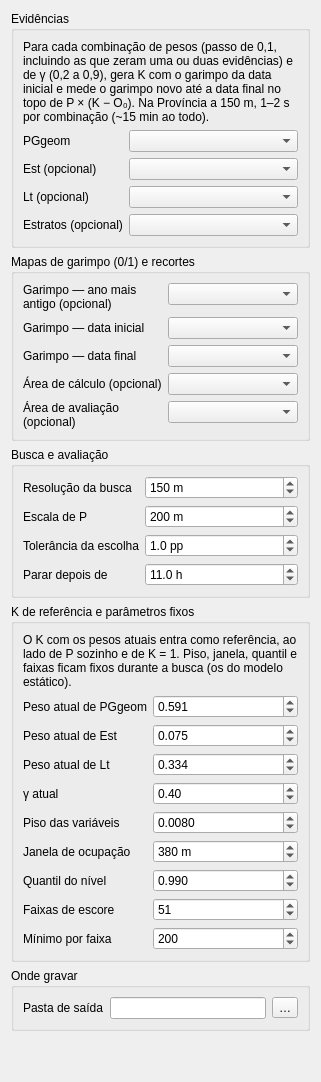
<widget class="QWidget" name="conteudo_abaEstatico">
<layout class="QVBoxLayout" name="layoutv_abaEstatico">
<item>
<widget class="QGroupBox" name="grupoEstEvidencias">
<property name="title"><string>Evidências</string></property>
<layout class="QVBoxLayout" name="layoutv_grupoEstEvidencias">
<item>
<widget class="QLabel" name="nota_grupoEstEvidencias">
<property name="text"><string>Para cada combinação de pesos (passo de 0,1, incluindo as que zeram uma ou duas evidências) e de γ (0,2 a 0,9), gera K com o garimpo da data inicial e mede o garimpo novo até a data final no topo de P × (K − O₀). Na Província a 150 m, 1–2 s por combinação (~15 min ao todo).</string></property>
<property name="wordWrap"><bool>true</bool></property>
</widget>
</item>
<item>
<layout class="QFormLayout" name="form_grupoEstEvidencias">
<property name="fieldGrowthPolicy"><enum>QFormLayout::AllNonFixedFieldsGrow</enum></property>
<item row="0" column="0">
<widget class="QLabel" name="lbl_comboCalPGgeom">
<property name="text"><string>PGgeom</string></property>
<property name="wordWrap"><bool>true</bool></property>
<property name="toolTip"><string>Potencial geológico (a mesma camada do modelo estático).</string></property>
</widget>
</item>
<item row="0" column="1">
<widget class="QComboBox" name="comboCalPGgeom">
<property name="toolTip"><string>Potencial geológico (a mesma camada do modelo estático).</string></property>
</widget>
</item>
<item row="1" column="0">
<widget class="QLabel" name="lbl_comboCalEst">
<property name="text"><string>Est (opcional)</string></property>
<property name="wordWrap"><bool>true</bool></property>
<property name="toolTip"><string>Evidência estrutural.</string></property>
</widget>
</item>
<item row="1" column="1">
<widget class="QComboBox" name="comboCalEst">
<property name="toolTip"><string>Evidência estrutural.</string></property>
</widget>
</item>
<item row="2" column="0">
<widget class="QLabel" name="lbl_comboCalLt">
<property name="text"><string>Lt (opcional)</string></property>
<property name="wordWrap"><bool>true</bool></property>
<property name="toolTip"><string>Evidência litológica.</string></property>
</widget>
</item>
<item row="2" column="1">
<widget class="QComboBox" name="comboCalLt">
<property name="toolTip"><string>Evidência litológica.</string></property>
</widget>
</item>
<item row="3" column="0">
<widget class="QLabel" name="lbl_comboCalAgua">
<property name="text"><string>Estratos (opcional)</string></property>
<property name="wordWrap"><bool>true</bool></property>
<property name="toolTip"><string>Raster &gt; 0 no leito dos rios: o nível de K é estimado à parte em água e em terra, como no modelo estático.</string></property>
</widget>
</item>
<item row="3" column="1">
<widget class="QComboBox" name="comboCalAgua">
<property name="toolTip"><string>Raster &gt; 0 no leito dos rios: o nível de K é estimado à parte em água e em terra, como no modelo estático.</string></property>
</widget>
</item>
</layout>
</item>
</layout>
</widget>
</item>
<item>
<widget class="QGroupBox" name="grupoEstGarimpo">
<property name="title"><string>Mapas de garimpo (0/1) e recortes</string></property>
<layout class="QVBoxLayout" name="layoutv_grupoEstGarimpo">
<item>
<layout class="QFormLayout" name="form_grupoEstGarimpo">
<property name="fieldGrowthPolicy"><enum>QFormLayout::AllNonFixedFieldsGrow</enum></property>
<item row="0" column="0">
<widget class="QLabel" name="lbl_comboEstMuAntigo">
<property name="text"><string>Garimpo — ano mais antigo (opcional)</string></property>
<property name="wordWrap"><bool>true</bool></property>
<property name="toolTip"><string>Define os pixels maduros (exposição longa) do nível. Deve ser anterior à data inicial. Mapa anual como vem (ex.: MapBiomas, só a classe de garimpo): 1 = garimpo, 0 = não, sem suavizar.</string></property>
</widget>
</item>
<item row="0" column="1">
<widget class="QComboBox" name="comboEstMuAntigo">
<property name="toolTip"><string>Define os pixels maduros (exposição longa) do nível. Deve ser anterior à data inicial. Mapa anual como vem (ex.: MapBiomas, só a classe de garimpo): 1 = garimpo, 0 = não, sem suavizar.</string></property>
</widget>
</item>
<item row="1" column="0">
<widget class="QLabel" name="lbl_comboEstMuInicial">
<property name="text"><string>Garimpo — data inicial</string></property>
<property name="wordWrap"><bool>true</bool></property>
<property name="toolTip"><string>O K de cada combinação usa só este mapa (e o mais antigo). Mapa anual como vem (ex.: MapBiomas, só a classe de garimpo): 1 = garimpo, 0 = não, sem suavizar.</string></property>
</widget>
</item>
<item row="1" column="1">
<widget class="QComboBox" name="comboEstMuInicial">
<property name="toolTip"><string>O K de cada combinação usa só este mapa (e o mais antigo). Mapa anual como vem (ex.: MapBiomas, só a classe de garimpo): 1 = garimpo, 0 = não, sem suavizar.</string></property>
</widget>
</item>
<item row="2" column="0">
<widget class="QLabel" name="lbl_comboEstMuFinal">
<property name="text"><string>Garimpo — data final</string></property>
<property name="wordWrap"><bool>true</bool></property>
<property name="toolTip"><string>Só avalia: o garimpo novo entre as duas datas. Mapa anual como vem (ex.: MapBiomas, só a classe de garimpo): 1 = garimpo, 0 = não, sem suavizar.</string></property>
</widget>
</item>
<item row="2" column="1">
<widget class="QComboBox" name="comboEstMuFinal">
<property name="toolTip"><string>Só avalia: o garimpo novo entre as duas datas. Mapa anual como vem (ex.: MapBiomas, só a classe de garimpo): 1 = garimpo, 0 = não, sem suavizar.</string></property>
</widget>
</item>
<item row="3" column="0">
<widget class="QLabel" name="lbl_comboEstMascara">
<property name="text"><string>Área de cálculo (opcional)</string></property>
<property name="wordWrap"><bool>true</bool></property>
<property name="toolTip"><string>Onde K é gerado (ex.: a Província). Valores &gt; 0.</string></property>
</widget>
</item>
<item row="3" column="1">
<widget class="QComboBox" name="comboEstMascara">
<property name="toolTip"><string>Onde K é gerado (ex.: a Província). Valores &gt; 0.</string></property>
</widget>
</item>
<item row="4" column="0">
<widget class="QLabel" name="lbl_comboEstAvaliacao">
<property name="text"><string>Área de avaliação (opcional)</string></property>
<property name="wordWrap"><bool>true</bool></property>
<property name="toolTip"><string>Onde as métricas são medidas (ex.: a APA). Vazio usa a área de cálculo.</string></property>
</widget>
</item>
<item row="4" column="1">
<widget class="QComboBox" name="comboEstAvaliacao">
<property name="toolTip"><string>Onde as métricas são medidas (ex.: a APA). Vazio usa a área de cálculo.</string></property>
</widget>
</item>
</layout>
</item>
</layout>
</widget>
</item>
<item>
<widget class="QGroupBox" name="grupoEstBusca">
<property name="title"><string>Busca e avaliação</string></property>
<layout class="QVBoxLayout" name="layoutv_grupoEstBusca">
<item>
<layout class="QFormLayout" name="form_grupoEstBusca">
<property name="fieldGrowthPolicy"><enum>QFormLayout::AllNonFixedFieldsGrow</enum></property>
<item row="0" column="0">
<widget class="QLabel" name="lbl_spinEstResolucao">
<property name="text"><string>Resolução da busca</string></property>
<property name="wordWrap"><bool>true</bool></property>
<property name="toolTip"><string>A busca roda numa grade grossa; o K definitivo se gera depois, na resolução final, pelo modelo estático.</string></property>
</widget>
</item>
<item row="0" column="1">
<widget class="QDoubleSpinBox" name="spinEstResolucao">
<property name="toolTip"><string>A busca roda numa grade grossa; o K definitivo se gera depois, na resolução final, pelo modelo estático.</string></property>
<property name="decimals"><number>0</number></property>
<property name="minimum"><double>10.0</double></property>
<property name="maximum"><double>5000.0</double></property>
<property name="singleStep"><double>10.0</double></property>
<property name="value"><double>150.0</double></property>
<property name="suffix"><string> m</string></property>
</widget>
</item>
<item row="1" column="0">
<widget class="QLabel" name="lbl_spinEstEscalaP">
<property name="text"><string>Escala de P</string></property>
<property name="wordWrap"><bool>true</bool></property>
<property name="toolTip"><string>Núcleo da proximidade ao garimpo da data inicial (a do experimento K).</string></property>
</widget>
</item>
<item row="1" column="1">
<widget class="QDoubleSpinBox" name="spinEstEscalaP">
<property name="toolTip"><string>Núcleo da proximidade ao garimpo da data inicial (a do experimento K).</string></property>
<property name="decimals"><number>0</number></property>
<property name="minimum"><double>10.0</double></property>
<property name="maximum"><double>5000.0</double></property>
<property name="singleStep"><double>50.0</double></property>
<property name="value"><double>200.0</double></property>
<property name="suffix"><string> m</string></property>
</widget>
</item>
<item row="2" column="0">
<widget class="QLabel" name="lbl_spinEstTolerancia">
<property name="text"><string>Tolerância da escolha</string></property>
<property name="wordWrap"><bool>true</bool></property>
<property name="toolTip"><string>Entre as combinações a menos disto da melhor captura nos 5%, sugere a de menos evidências.</string></property>
</widget>
</item>
<item row="2" column="1">
<widget class="QDoubleSpinBox" name="spinEstTolerancia">
<property name="toolTip"><string>Entre as combinações a menos disto da melhor captura nos 5%, sugere a de menos evidências.</string></property>
<property name="decimals"><number>1</number></property>
<property name="minimum"><double>0.0</double></property>
<property name="maximum"><double>20.0</double></property>
<property name="singleStep"><double>0.5</double></property>
<property name="value"><double>1.0</double></property>
<property name="suffix"><string> pp</string></property>
</widget>
</item>
<item row="3" column="0">
<widget class="QLabel" name="lbl_spinEstHoras">
<property name="text"><string>Parar depois de</string></property>
<property name="wordWrap"><bool>true</bool></property>
<property name="toolTip"><string>Limite de tempo; rodar de novo retoma de onde parou.</string></property>
</widget>
</item>
<item row="3" column="1">
<widget class="QDoubleSpinBox" name="spinEstHoras">
<property name="toolTip"><string>Limite de tempo; rodar de novo retoma de onde parou.</string></property>
<property name="decimals"><number>1</number></property>
<property name="minimum"><double>0.1</double></property>
<property name="maximum"><double>200.0</double></property>
<property name="singleStep"><double>1.0</double></property>
<property name="value"><double>11.0</double></property>
<property name="suffix"><string> h</string></property>
</widget>
</item>
</layout>
</item>
</layout>
</widget>
</item>
<item>
<widget class="QGroupBox" name="grupoEstAtual">
<property name="title"><string>K de referência e parâmetros fixos</string></property>
<layout class="QVBoxLayout" name="layoutv_grupoEstAtual">
<item>
<widget class="QLabel" name="nota_grupoEstAtual">
<property name="text"><string>O K com os pesos atuais entra como referência, ao lado de P sozinho e de K = 1. Piso, janela, quantil e faixas ficam fixos durante a busca (os do modelo estático).</string></property>
<property name="wordWrap"><bool>true</bool></property>
</widget>
</item>
<item>
<layout class="QFormLayout" name="form_grupoEstAtual">
<property name="fieldGrowthPolicy"><enum>QFormLayout::AllNonFixedFieldsGrow</enum></property>
<item row="0" column="0">
<widget class="QLabel" name="lbl_spinEstPesoPG">
<property name="text"><string>Peso atual de PGgeom</string></property>
<property name="wordWrap"><bool>true</bool></property>
</widget>
</item>
<item row="0" column="1">
<widget class="QDoubleSpinBox" name="spinEstPesoPG">
<property name="decimals"><number>3</number></property>
<property name="minimum"><double>0.0</double></property>
<property name="maximum"><double>1.0</double></property>
<property name="singleStep"><double>0.01</double></property>
<property name="value"><double>0.591</double></property>
</widget>
</item>
<item row="1" column="0">
<widget class="QLabel" name="lbl_spinEstPesoEst">
<property name="text"><string>Peso atual de Est</string></property>
<property name="wordWrap"><bool>true</bool></property>
</widget>
</item>
<item row="1" column="1">
<widget class="QDoubleSpinBox" name="spinEstPesoEst">
<property name="decimals"><number>3</number></property>
<property name="minimum"><double>0.0</double></property>
<property name="maximum"><double>1.0</double></property>
<property name="singleStep"><double>0.01</double></property>
<property name="value"><double>0.075</double></property>
</widget>
</item>
<item row="2" column="0">
<widget class="QLabel" name="lbl_spinEstPesoLt">
<property name="text"><string>Peso atual de Lt</string></property>
<property name="wordWrap"><bool>true</bool></property>
</widget>
</item>
<item row="2" column="1">
<widget class="QDoubleSpinBox" name="spinEstPesoLt">
<property name="decimals"><number>3</number></property>
<property name="minimum"><double>0.0</double></property>
<property name="maximum"><double>1.0</double></property>
<property name="singleStep"><double>0.01</double></property>
<property name="value"><double>0.334</double></property>
</widget>
</item>
<item row="3" column="0">
<widget class="QLabel" name="lbl_spinEstGama">
<property name="text"><string>γ atual</string></property>
<property name="wordWrap"><bool>true</bool></property>
</widget>
</item>
<item row="3" column="1">
<widget class="QDoubleSpinBox" name="spinEstGama">
<property name="decimals"><number>2</number></property>
<property name="minimum"><double>0.0</double></property>
<property name="maximum"><double>1.0</double></property>
<property name="singleStep"><double>0.05</double></property>
<property name="value"><double>0.4</double></property>
</widget>
</item>
<item row="4" column="0">
<widget class="QLabel" name="lbl_spinEstPiso">
<property name="text"><string>Piso das variáveis</string></property>
<property name="wordWrap"><bool>true</bool></property>
</widget>
</item>
<item row="4" column="1">
<widget class="QDoubleSpinBox" name="spinEstPiso">
<property name="decimals"><number>4</number></property>
<property name="minimum"><double>0.0</double></property>
<property name="maximum"><double>0.5</double></property>
<property name="singleStep"><double>0.001</double></property>
<property name="value"><double>0.008</double></property>
</widget>
</item>
<item row="5" column="0">
<widget class="QLabel" name="lbl_spinEstJanela">
<property name="text"><string>Janela de ocupação</string></property>
<property name="wordWrap"><bool>true</bool></property>
</widget>
</item>
<item row="5" column="1">
<widget class="QDoubleSpinBox" name="spinEstJanela">
<property name="decimals"><number>0</number></property>
<property name="minimum"><double>30.0</double></property>
<property name="maximum"><double>5000.0</double></property>
<property name="singleStep"><double>10.0</double></property>
<property name="value"><double>380.0</double></property>
<property name="suffix"><string> m</string></property>
</widget>
</item>
<item row="6" column="0">
<widget class="QLabel" name="lbl_spinEstQuantil">
<property name="text"><string>Quantil do nível</string></property>
<property name="wordWrap"><bool>true</bool></property>
</widget>
</item>
<item row="6" column="1">
<widget class="QDoubleSpinBox" name="spinEstQuantil">
<property name="decimals"><number>3</number></property>
<property name="minimum"><double>0.5</double></property>
<property name="maximum"><double>1.0</double></property>
<property name="singleStep"><double>0.005</double></property>
<property name="value"><double>0.99</double></property>
</widget>
</item>
<item row="7" column="0">
<widget class="QLabel" name="lbl_spinEstFaixas">
<property name="text"><string>Faixas de escore</string></property>
<property name="wordWrap"><bool>true</bool></property>
</widget>
</item>
<item row="7" column="1">
<widget class="QSpinBox" name="spinEstFaixas">
<property name="minimum"><number>5</number></property>
<property name="maximum"><number>500</number></property>
<property name="value"><number>51</number></property>
</widget>
</item>
<item row="8" column="0">
<widget class="QLabel" name="lbl_spinEstMinimo">
<property name="text"><string>Mínimo por faixa</string></property>
<property name="wordWrap"><bool>true</bool></property>
</widget>
</item>
<item row="8" column="1">
<widget class="QSpinBox" name="spinEstMinimo">
<property name="minimum"><number>1</number></property>
<property name="maximum"><number>100000</number></property>
<property name="value"><number>200</number></property>
</widget>
</item>
</layout>
</item>
</layout>
</widget>
</item>
<item>
<widget class="QGroupBox" name="grupoEstSaida">
<property name="title"><string>Onde gravar</string></property>
<layout class="QVBoxLayout" name="layoutv_grupoEstSaida">
<item>
<layout class="QFormLayout" name="form_grupoEstSaida">
<property name="fieldGrowthPolicy"><enum>QFormLayout::AllNonFixedFieldsGrow</enum></property>
<item row="0" column="0">
<widget class="QLabel" name="lbl_linhaEstPasta">
<property name="text"><string>Pasta de saída</string></property>
<property name="wordWrap"><bool>true</bool></property>
<property name="toolTip"><string>Uma pasta por busca: resultados.csv, resumo.txt, sugestao.json e calibracao.log. Rodar de novo na mesma pasta retoma de onde parou.</string></property>
</widget>
</item>
<item row="0" column="1">
<layout class="QHBoxLayout" name="layout_linhaEstPasta">
<item>
<widget class="QLineEdit" name="linhaEstPasta">
<property name="toolTip"><string>Uma pasta por busca: resultados.csv, resumo.txt, sugestao.json e calibracao.log. Rodar de novo na mesma pasta retoma de onde parou.</string></property>
</widget>
</item>
<item>
<widget class="QToolButton" name="btnEstPasta">
<property name="text"><string>…</string></property>
<property name="toolTip"><string>Escolher…</string></property>
</widget>
</item>
</layout>
</item>
</layout>
</item>
</layout>
</widget>
</item>
<item>
<spacer name="esp_abaEstatico"><property name="orientation"><enum>Qt::Vertical</enum></property><property name="sizeHint" stdset="0"><size><width>20</width><height>40</height></size></property></spacer>
</item>
</layout>

</widget>
